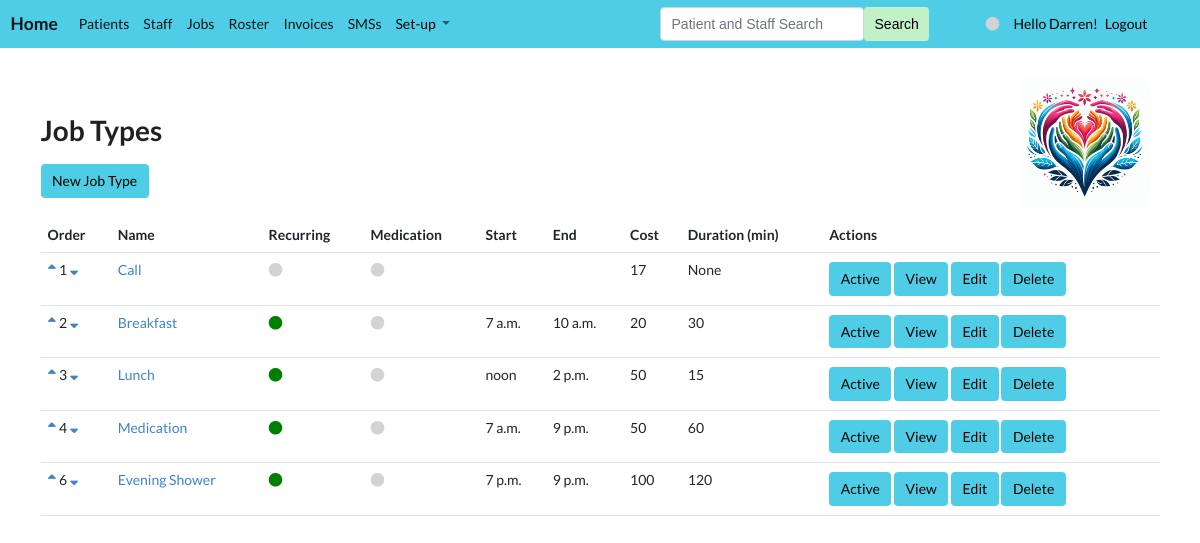
/list/jobtype (signed in), run on an earlier commit of the app's database.
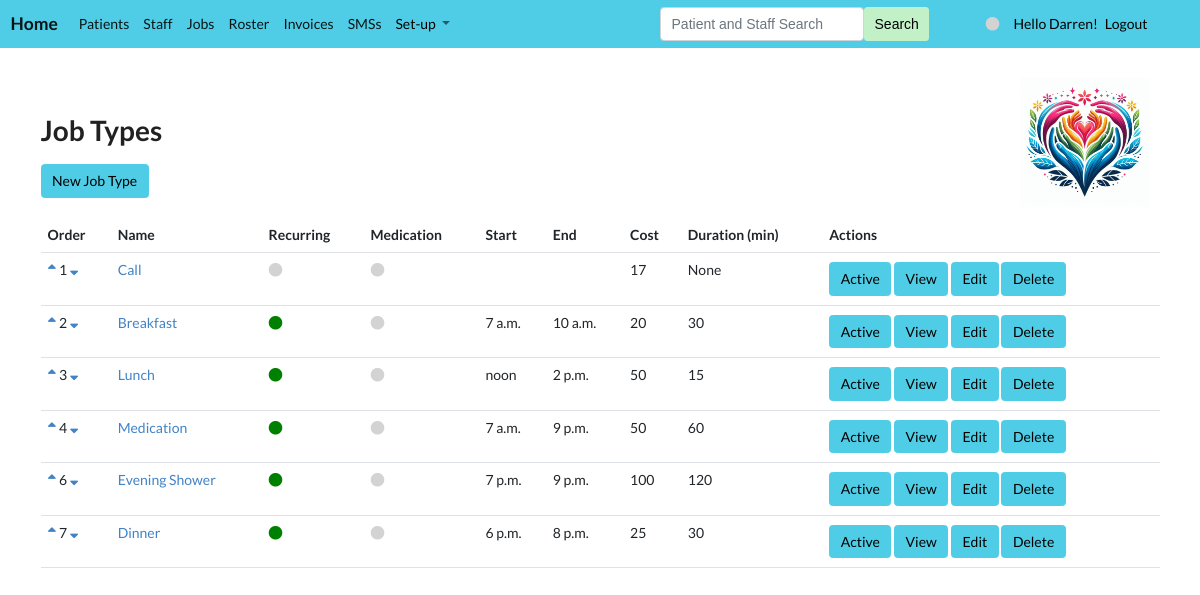
And on a later commit of the database.
### app/models.py (models this page shows, shortened)
class JobType(Model):
    model_str = "jobtype"
    single = "Job Type"
    plural = "Job Types"
    has_order = True
    name = TextField(max_length=250, null=True, blank=True)
    amount = IntegerField(null=True, blank=True)
    order = IntegerField(null=True, blank=True)
    medication = BooleanField(null=True, blank=True, default=False)
    active = BooleanField(null=True, blank=True, default=True)
    recurring = BooleanField(null=True, blank=True, default=True)
    duration = IntegerField(null=True, blank=True)
    start = TimeField(null=True, blank=True)
    end = TimeField(null=True, blank=True)

### app/views.py (the view, shortened to what this page needs)
# urls.py: path("list/<model_str>", list, name="list"),
def list(request, model_str):
    staff, model, form, nav_models, colour = get_info(request, model_str)
    if staff.user_type == "Staff" and model_str == "staff": return redirect('ind', 'staff', staff.id)
    items = model.objects.all()
    if model.has_order: items = items.order_by('order')
    if model == Shift:
        for item in items:
            if not item.start or not item.end: item.save_start_and_end()
        items = model.objects.all()
    if model == Day:
        make_days(14)
        items = items.filter(day__gte=datetime.today(), day__lte=datetime.today() + timedelta(days=15))
        for item in items:
            item.initiate()
    if model == Month: make_months(6)
    if model == File: items = items.order_by('-time_stamp')
    if model == MedicationType: items = items.order_by('category')
    context = {'items': items, 'model': model, 'nav_models': nav_models, 'colour': colour, 'staff': staff}
    if model == Patient:
        p = Paginator(items, 30)
        page = request.GET.get('page')
        context['items'] = p.get_page(page)
    return render(request, f"{model_str}s.html", context)

### app/models.py (called while the page is built)
    def colour(self):
        return colours[min(self.colour_no, len(colours) - 1)]

### app/templates/jobtypes.html
{% extends 'base.html'%}
{% block content %}
<link rel="stylesheet" href="https://cdnjs.cloudflare.com/ajax/libs/font-awesome/5.15.3/css/all.min.css">
<h1>{{ model.plural }}</h1>
<a class="btn btn-care" style="background-color: {{ colour }};" href="{% url 'new' model.model_str %}">New {{ model.single }}</a>
<table class="table">
    <tr><th>Order</th><th>Name</th><th>Recurring</th><th>Medication</th><th>Start</th><th>End</th><th>Cost</th><th>Duration (min)</th><th>Actions</th></tr>
    {% for item in items %}
        <tr>
            <td>
                <a href="{% url 'order' model.model_str -1 item.id %}"><i class="fas fa-sort-up"></i></a>
                {{ item.order }}
                <a href="{% url 'order' model.model_str 1 item.id %}"><i class="fas fa-sort-down"></i></a>
            </td>
            <td>
                <a href="{% url 'edit' model.model_str item.id %}">{{ item.name }}</a><br>
            </td>
            <td>{% if item.recurring %}<i class="fas fa-circle" style="color:green;"></i>{% else %}<i class="fas fa-circle" style="color:lightgrey;"></i>{% endif %}</td>
            <td>{% if item.medication %}<i class="fas fa-circle" style="color:green;"></i>{% else %}<i class="fas fa-circle" style="color:lightgrey;"></i>{% endif %}</td>
            <td>{% if item.start %}{{ item.start }}{% endif %}</td>
            <td>{% if item.end %}{{ item.end }}{% endif %}</td>
            <td>{{ item.amount }}</td>
            <td>{{ item.duration }}</td>
        <td>
            <a class="btn btn-care" style="background-color: {{ colour }};" href="{% url 'active' model.model_str item.id %}">Active</a>
            <a class="btn btn-care" style="background-color: {{ colour }};" href="{% url 'ind' model.model_str item.id %}">View</a>
            <a class="btn btn-care" style="background-color: {{ colour }};" href="{% url 'edit' model.model_str item.id %}">Edit</a>
            <a class="btn btn-care" style="background-color: {{ colour }};" href="{% url 'delete' model.model_str item.id %}">Delete</a>
        </td>
        </tr>
    {% endfor %}
</table>
{% endblock %}

### app/templates/navbar.html (shortened to what this page needs)
<nav class="navbar navbar-light navbar-expand-xl" style="background-color: {{ colour }};">
  <div class="container-fluid">
    <a class="navbar-brand" href="{% url 'home' %}"><b>Home</b></a>
    <ul class="navbar-nav me-auto mb-2 mb-lg-0">
        {% for model in nav_models.0 %}
          <li class="nav-item"><a class="nav-link active" href="{% url 'list' model.model_str %}">{{ model.plural }}</a></li>
        {% endfor %}
        {% if nav_models.1 %}
        <li class="nav-item dropdown">
          <a class="nav-link dropdown-toggle" href="#" id="navbarDropdown" role="button" data-bs-toggle="dropdown" aria-expanded="false">
            <span style="color: black">Set-up</span>
          </a>
        </li>
        {% endif %}
    </ul>
          {% if user.is_authenticated %}
              <form class="d-flex" method="POST" action="{% url 'search' %}">
                <input class="form-control" type="search" placeholder="Patient and Staff Search" name="searched">
                <button class="btn btn-success me-5" style="color: black; background-color: #C2F1C8; border:None" type="submit">Search</button>
              </form>
            {% if request.user.first_name == "Allison" %}
                <span class="nav-item"><a class="nav-link active" href="{% url 'switch_user' 'admin' %}"><i class="fas fa-circle" style="color:lightgrey;"></i></a></span>
            {% elif request.user.first_name == "Matt" %}
                <span class="nav-item"><a class="nav-link active" href="{% url 'switch_user' 'setup' %}"><i class="fas fa-circle" style="color:lightgrey;"></i></a></span>
            {% elif request.user.first_name == "Darren" %}
                <span class="nav-item"><a class="nav-link active" href="{% url 'switch_user' 'staff' %}"><i class="fas fa-circle" style="color:lightgrey;"></i></a></span>
            {% endif %}
            <span class="me-2" style="color: black">Hello {{ request.user.first_name }}!</span>
            <a class="me-5" style="color: black" href="{% url 'custom_logout' %}">Logout</a>
          {% else %}
            <a style="color: black" class="me-5" href="{% url 'signup' %}">Signup</a>
            <a style="color: black" href="{% url 'custom_login' %}">Login</a>
          {% endif %}
  </div>
</nav>

What changed in the data, as far as the page shows it:
added JobType: order "7", name "Dinner", recurring True (drawn), medication False (drawn), start "6 p.m.", end "8 p.m.", amount "25", duration "30"
